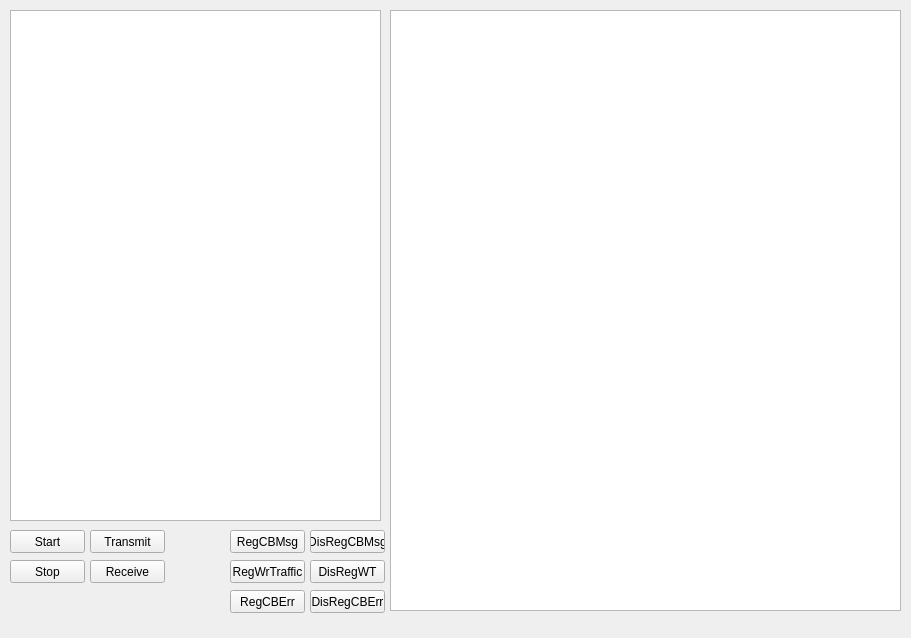
<?xml version="1.0" encoding="UTF-8"?>
<ui version="4.0">
 <class>MainWindow</class>
 <widget class="QMainWindow" name="MainWindow">
  <property name="geometry">
   <rect>
    <x>0</x>
    <y>0</y>
    <width>911</width>
    <height>638</height>
   </rect>
  </property>
  <property name="windowTitle">
   <string>MainWindow</string>
  </property>
  <widget class="QWidget" name="centralwidget">
   <widget class="QListWidget" name="listWidget">
    <property name="geometry">
     <rect>
      <x>10</x>
      <y>10</y>
      <width>371</width>
      <height>511</height>
     </rect>
    </property>
    <property name="font">
     <font>
      <pointsize>12</pointsize>
      <weight>75</weight>
      <bold>true</bold>
     </font>
    </property>
   </widget>
   <widget class="QPushButton" name="pushButtonStart">
    <property name="geometry">
     <rect>
      <x>10</x>
      <y>530</y>
      <width>75</width>
      <height>23</height>
     </rect>
    </property>
    <property name="text">
     <string>Start</string>
    </property>
   </widget>
   <widget class="QPushButton" name="pushButtonStop">
    <property name="geometry">
     <rect>
      <x>10</x>
      <y>560</y>
      <width>75</width>
      <height>23</height>
     </rect>
    </property>
    <property name="text">
     <string>Stop</string>
    </property>
   </widget>
   <widget class="QPushButton" name="pushButtonTransmit">
    <property name="geometry">
     <rect>
      <x>90</x>
      <y>530</y>
      <width>75</width>
      <height>23</height>
     </rect>
    </property>
    <property name="text">
     <string>Transmit</string>
    </property>
   </widget>
   <widget class="QPushButton" name="pushButtonReceive">
    <property name="geometry">
     <rect>
      <x>90</x>
      <y>560</y>
      <width>75</width>
      <height>23</height>
     </rect>
    </property>
    <property name="text">
     <string>Receive</string>
    </property>
   </widget>
   <widget class="QTextBrowser" name="textBrowser">
    <property name="geometry">
     <rect>
      <x>390</x>
      <y>10</y>
      <width>511</width>
      <height>601</height>
     </rect>
    </property>
    <property name="font">
     <font>
      <family>Courier New</family>
      <pointsize>12</pointsize>
     </font>
    </property>
   </widget>
   <widget class="QPushButton" name="pushButtonRegCBMsg">
    <property name="geometry">
     <rect>
      <x>230</x>
      <y>530</y>
      <width>75</width>
      <height>23</height>
     </rect>
    </property>
    <property name="text">
     <string>RegCBMsg</string>
    </property>
   </widget>
   <widget class="QPushButton" name="pushButtonDisReg">
    <property name="geometry">
     <rect>
      <x>310</x>
      <y>530</y>
      <width>75</width>
      <height>23</height>
     </rect>
    </property>
    <property name="text">
     <string>DisRegCBMsg</string>
    </property>
   </widget>
   <widget class="QPushButton" name="pushButtonRegWrTraffic">
    <property name="geometry">
     <rect>
      <x>230</x>
      <y>560</y>
      <width>75</width>
      <height>23</height>
     </rect>
    </property>
    <property name="text">
     <string>RegWrTraffic</string>
    </property>
   </widget>
   <widget class="QPushButton" name="pushButtonDisRegWrTraffic">
    <property name="geometry">
     <rect>
      <x>310</x>
      <y>560</y>
      <width>75</width>
      <height>23</height>
     </rect>
    </property>
    <property name="text">
     <string>DisRegWT</string>
    </property>
   </widget>
   <widget class="QPushButton" name="btnRegCBErr">
    <property name="geometry">
     <rect>
      <x>230</x>
      <y>590</y>
      <width>75</width>
      <height>23</height>
     </rect>
    </property>
    <property name="text">
     <string>RegCBErr</string>
    </property>
   </widget>
   <widget class="QPushButton" name="btnDisRegCBErr">
    <property name="geometry">
     <rect>
      <x>310</x>
      <y>590</y>
      <width>75</width>
      <height>23</height>
     </rect>
    </property>
    <property name="text">
     <string>DisRegCBErr</string>
    </property>
   </widget>
  </widget>
  <widget class="QMenuBar" name="menubar">
   <property name="geometry">
    <rect>
     <x>0</x>
     <y>0</y>
     <width>911</width>
     <height>21</height>
    </rect>
   </property>
  </widget>
 </widget>
 <resources/>
 <connections/>
</ui>
